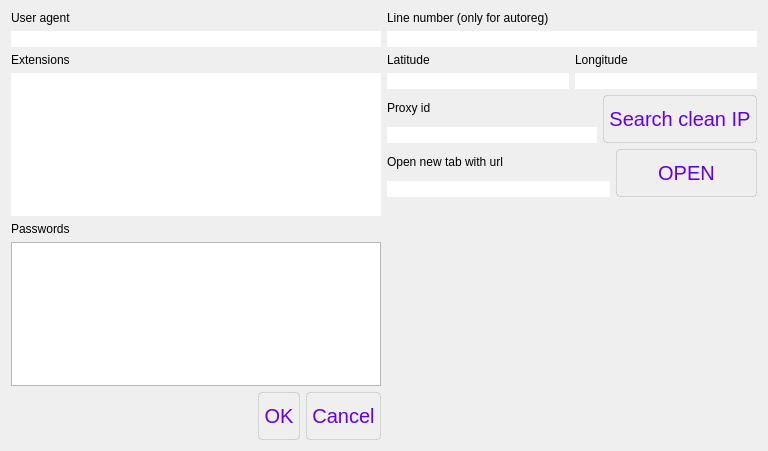
<?xml version="1.0" encoding="UTF-8"?>
<ui version="4.0">
 <class>Dialog</class>
 <widget class="QDialog" name="Dialog">
  <property name="geometry">
   <rect>
    <x>0</x>
    <y>0</y>
    <width>768</width>
    <height>451</height>
   </rect>
  </property>
  <property name="windowTitle">
   <string>Settings</string>
  </property>
  <property name="styleSheet">
   <string notr="true">QPushButton{
height: 36px;
border: 1px solid;
border-radius: 4px;
border-color:  rgba(0, 0, 0, 0.12);
color: #6200ee;
font: &quot;Roboto&quot;;
font-size: 20px;
padding: 5px
}
QPushButton::hover{
	background-color: rgb(230, 230, 230);
}
QPushButton::pressed{
	background-color: rgb(179, 179, 179);
}

QListWidget{
border: none;
}
QLineEdit{
border: none;
}
</string>
  </property>
  <layout class="QVBoxLayout" name="verticalLayout">
   <item>
    <layout class="QHBoxLayout" name="horizontalLayout">
     <item>
      <layout class="QVBoxLayout" name="verticalLayout_3">
       <item>
        <layout class="QVBoxLayout" name="verticalLayout_4">
         <item>
          <widget class="QLabel" name="user_agent_label">
           <property name="sizePolicy">
            <sizepolicy hsizetype="Preferred" vsizetype="Fixed">
             <horstretch>0</horstretch>
             <verstretch>0</verstretch>
            </sizepolicy>
           </property>
           <property name="text">
            <string>User agent</string>
           </property>
          </widget>
         </item>
         <item>
          <widget class="QLineEdit" name="user_agent_line"/>
         </item>
         <item>
          <widget class="QLabel" name="extensions_label">
           <property name="text">
            <string>Extensions</string>
           </property>
          </widget>
         </item>
         <item>
          <widget class="QListWidget" name="listWidgetExtensions"/>
         </item>
         <item>
          <widget class="QLabel" name="passwords_label">
           <property name="text">
            <string>Passwords</string>
           </property>
          </widget>
         </item>
         <item>
          <widget class="QTextBrowser" name="passwords_textBrowser"/>
         </item>
        </layout>
       </item>
       <item>
        <layout class="QHBoxLayout" name="horizontalLayout_2">
         <item>
          <widget class="QDialogButtonBox" name="buttonBox">
           <property name="orientation">
            <enum>Qt::Horizontal</enum>
           </property>
           <property name="standardButtons">
            <set>QDialogButtonBox::Cancel|QDialogButtonBox::Ok</set>
           </property>
          </widget>
         </item>
        </layout>
       </item>
      </layout>
     </item>
     <item>
      <layout class="QVBoxLayout" name="verticalLayout_2">
       <item>
        <widget class="QLabel" name="label_line_number">
         <property name="sizePolicy">
          <sizepolicy hsizetype="Preferred" vsizetype="Fixed">
           <horstretch>0</horstretch>
           <verstretch>0</verstretch>
          </sizepolicy>
         </property>
         <property name="text">
          <string>Line number (only for autoreg)</string>
         </property>
        </widget>
       </item>
       <item>
        <widget class="QLineEdit" name="lineEdit_line_number"/>
       </item>
       <item>
        <layout class="QVBoxLayout" name="verticalLayout_7">
         <item>
          <layout class="QHBoxLayout" name="horizontalLayout_5">
           <item>
            <layout class="QVBoxLayout" name="verticalLayout_9">
             <item>
              <widget class="QLabel" name="latitude_label">
               <property name="text">
                <string>Latitude</string>
               </property>
              </widget>
             </item>
             <item>
              <widget class="QLineEdit" name="latitude_lineEdit"/>
             </item>
            </layout>
           </item>
           <item>
            <layout class="QVBoxLayout" name="verticalLayout_8">
             <item>
              <widget class="QLabel" name="longitude_label">
               <property name="text">
                <string>Longitude</string>
               </property>
              </widget>
             </item>
             <item>
              <widget class="QLineEdit" name="longitude_lineEdit"/>
             </item>
            </layout>
           </item>
          </layout>
         </item>
        </layout>
       </item>
       <item>
        <layout class="QHBoxLayout" name="horizontalLayout_3">
         <item>
          <layout class="QVBoxLayout" name="verticalLayout_5">
           <item>
            <widget class="QLabel" name="proxy_id_label">
             <property name="text">
              <string>Proxy id</string>
             </property>
            </widget>
           </item>
           <item>
            <widget class="QLineEdit" name="proxy_id_lineEdit"/>
           </item>
          </layout>
         </item>
         <item>
          <widget class="QPushButton" name="search_clean_ip_pushButton">
           <property name="enabled">
            <bool>true</bool>
           </property>
           <property name="text">
            <string>Search clean IP</string>
           </property>
          </widget>
         </item>
        </layout>
       </item>
       <item>
        <layout class="QHBoxLayout" name="horizontalLayout_4">
         <item>
          <layout class="QVBoxLayout" name="verticalLayout_6">
           <item>
            <widget class="QLabel" name="new_tab_label">
             <property name="text">
              <string>Open new tab with url</string>
             </property>
            </widget>
           </item>
           <item>
            <widget class="QLineEdit" name="new_tab_lineEdit"/>
           </item>
          </layout>
         </item>
         <item>
          <widget class="QPushButton" name="new_tab_pushButton">
           <property name="minimumSize">
            <size>
             <width>141</width>
             <height>0</height>
            </size>
           </property>
           <property name="text">
            <string>OPEN</string>
           </property>
          </widget>
         </item>
        </layout>
       </item>
       <item>
        <spacer name="verticalSpacer">
         <property name="orientation">
          <enum>Qt::Vertical</enum>
         </property>
         <property name="sizeHint" stdset="0">
          <size>
           <width>20</width>
           <height>40</height>
          </size>
         </property>
        </spacer>
       </item>
      </layout>
     </item>
    </layout>
   </item>
  </layout>
 </widget>
 <resources/>
 <connections>
  <connection>
   <sender>buttonBox</sender>
   <signal>accepted()</signal>
   <receiver>Dialog</receiver>
   <slot>accept()</slot>
   <hints>
    <hint type="sourcelabel">
     <x>248</x>
     <y>254</y>
    </hint>
    <hint type="destinationlabel">
     <x>157</x>
     <y>274</y>
    </hint>
   </hints>
  </connection>
  <connection>
   <sender>buttonBox</sender>
   <signal>rejected()</signal>
   <receiver>Dialog</receiver>
   <slot>reject()</slot>
   <hints>
    <hint type="sourcelabel">
     <x>316</x>
     <y>260</y>
    </hint>
    <hint type="destinationlabel">
     <x>286</x>
     <y>274</y>
    </hint>
   </hints>
  </connection>
 </connections>
</ui>
